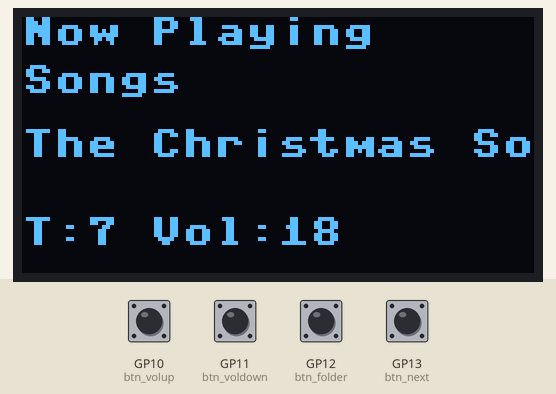
Bench run of a program on a simulated Raspberry Pi Pico running MicroPython. Shown: 128×64 one-colour display. Inputs (shaded band) come from the test bench; at power-on: GP10 (btn_volup), GP11 (btn_voldown), GP12 (btn_folder), GP13 (btn_next) HIGH. Random numbers come from a fixed seed; the MP3 player is not drawn; library files of the repository ran but are not shown: ssd1306.py; what the program prints to the serial console is not drawn.

Above: at 3.0 s.
3.1 s: GP12 (btn_folder) pulled LOW for 0.15 s
At 4.6 s:
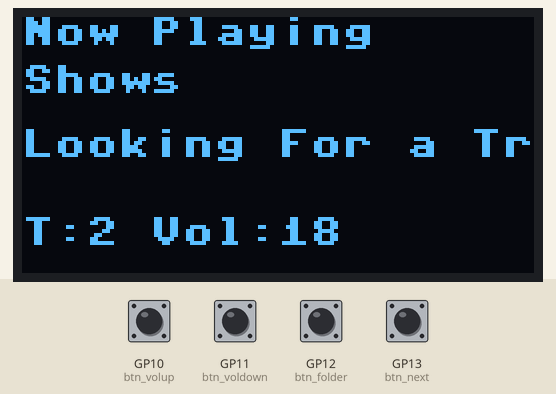
5.2 s: GP13 (btn_next) pulled LOW for 0.15 s
At 6.7 s:
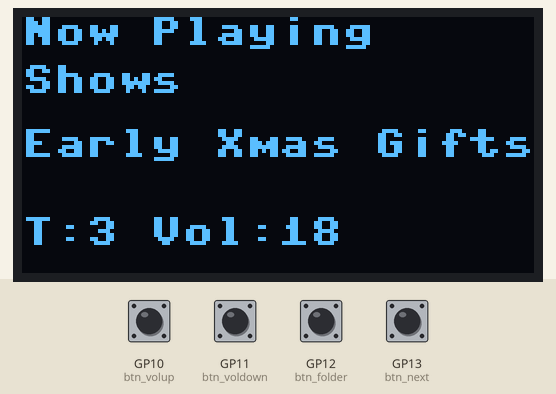
7.3 s: GP12 (btn_folder) pulled LOW for 1 s
At 9.6 s:
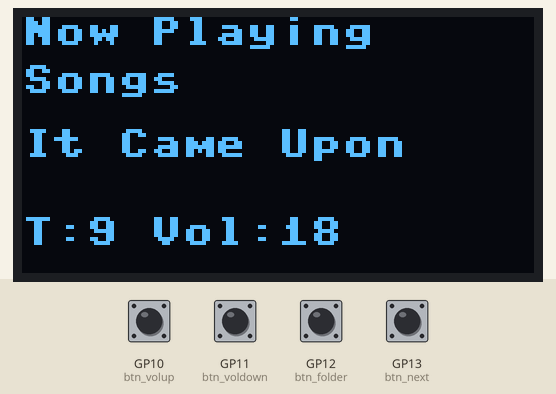
9.9 s: GP13 (btn_next) pulled LOW for 1 s
At 12.2 s:
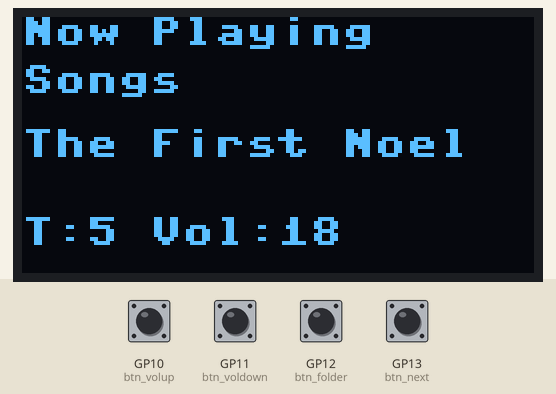
12.5 s: GP13 (btn_next) pulled LOW for 0.15 s
At 14.3 s:
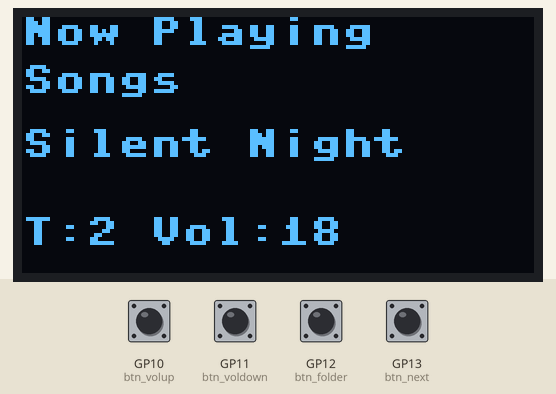
14.6 s: GP12 (btn_folder) pulled LOW for 1 s
At 16.1 s:
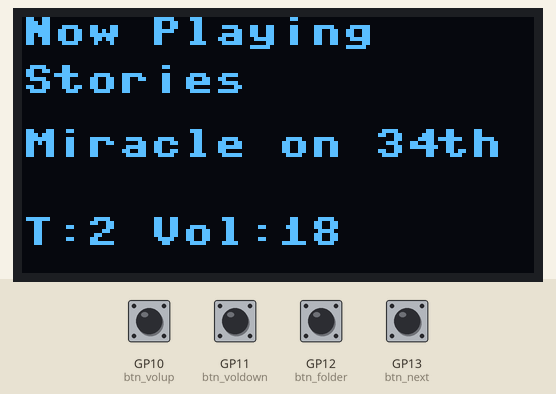
Timing chart, 0 to 17.6 s (numbered marks = the images above; inputs shaded):
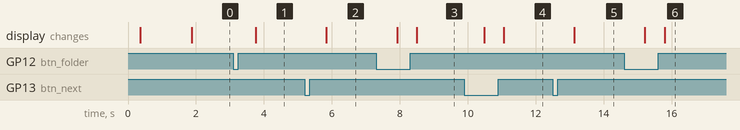

The program:

random_main.py
```python
# Christmas Radio House - Auto-play + OLED Display + Volume & Folder Buttons
# MicroPython version with folder support, shuffle playback, and safe button handling

from machine import Pin, I2C
import ssd1306, time
from dfplayer import DFPlayerMini
import machine, random

print("Boot reason:", machine.reset_cause())

# ======== CONFIGURATION ========
SCREEN_WIDTH = 128
SCREEN_HEIGHT = 64
OLED_ADDR = 0x3c

# I2C setup for OLED
I2C_SCL_PIN = 3
I2C_SDA_PIN = 2
I2C_FREQ = 400000
i2c = I2C(1, scl=Pin(I2C_SCL_PIN), sda=Pin(I2C_SDA_PIN), freq=I2C_FREQ)
oled = ssd1306.SSD1306_I2C(SCREEN_WIDTH, SCREEN_HEIGHT, i2c, addr=OLED_ADDR)

# DFPlayer setup
DF_TX = 4  # Pico TX → DFPlayer RX
DF_RX = 5  # Pico RX → DFPlayer TX
df = DFPlayerMini(1, DF_TX, DF_RX)
time.sleep(0.3)
df.stop()

# ======== BUTTON SETUP ========
btn_volup = Pin(10, Pin.IN, Pin.PULL_UP)
btn_voldown = Pin(11, Pin.IN, Pin.PULL_UP)
btn_folder = Pin(12, Pin.IN, Pin.PULL_UP)
btn_next = Pin(13, Pin.IN, Pin.PULL_UP)

def button_pressed(pin):
    if not pin.value():
        time.sleep(0.05)
        return not pin.value()
    return False

# ======== INITIALIZE ========
volume = 18
df.set_volume(volume)
oled.fill(0)
oled.text("Christmas Radio", 0, 10)
oled.text("Initializing...", 0, 30)
oled.show()
time.sleep(1.5)

# ======== CUSTOM SHUFFLE FUNCTION ========
def shuffle_list(lst):
    shuffled = lst[:]
    for i in range(len(shuffled) - 1, 0, -1):
        j = random.randint(0, i)
        shuffled[i], shuffled[j] = shuffled[j], shuffled[i]
    return shuffled

# ======== CONTENT ========
folders = {
    1: {"name": "Songs", "tracks": {
        1: {"title": "O Little Town", "duration": 97},
        2: {"title": "Silent Night", "duration": 187},
        3: {"title": "White Christmas", "duration": 93},
        4: {"title": "Oh Come All Ye", "duration": 132},
        5: {"title": "The First Noel", "duration": 149},
        6: {"title": "Joy To The World", "duration": 106},
        7: {"title": "The Christmas Song", "duration": 189},
        8: {"title": "Jingle Bells", "duration": 148},
        9: {"title": "It Came Upon", "duration": 87},
        10: {"title": "I'll Be Home", "duration": 180},
        11: {"title": "Silver Bells", "duration": 186},
    }},
    2: {"name": "Shows", "tracks": {
        1: {"title": "Walt Disney (1934)", "duration": 1790},
        2: {"title": "Looking For a Tree", "duration": 1756},
        3: {"title": "Early Xmas Gifts", "duration": 1763},
    }},
    3: {"name": "Stories", "tracks": {
        1: {"title": "A Wonderful Life", "duration": 3629},
        2: {"title": "Miracle on 34th", "duration": 3587},
    }}
}

current_folder = 1
current_track = 1

# ======== DISPLAY ========
def show_now_playing(folder_name, track_title, track_num):
    oled.fill(0)
    oled.text("Now Playing", 0, 0)
    oled.text(folder_name, 0, 12)
    oled.text(track_title[:18], 0, 28)
    oled.text(f"T:{track_num} Vol:{volume}", 0, 50)
    oled.show()

# ======== MAIN LOOP ========
while True:
    folder = folders[current_folder]
    folder_name = folder["name"]
    tracks = folder["tracks"]
    track_nums = list(tracks.keys())

    # Shuffle once when entering a folder
    shuffled_tracks = shuffle_list(track_nums)
    current_index = 0
    print(f"Entered folder {current_folder}: {folder_name}, shuffled order {shuffled_tracks}")

    while True:
        track_num = shuffled_tracks[current_index]
        info = tracks[track_num]
        track_title = info["title"]
        duration = info["duration"]

        show_now_playing(folder_name, track_title, track_num)
        df.play(current_folder, track_num)
        print(f"Playing folder {current_folder} - track {track_num}: {track_title} ({duration}s)")

        restart_folder = False
        next_track = False

        for _ in range(duration * 10):  # 0.1s interval
            # --- Volume Up ---
            if button_pressed(btn_volup):
                if volume < 30:
                    volume += 1
                    df.set_volume(volume)
                    show_now_playing(folder_name, track_title, track_num)
                    print(f"Volume increased to {volume}")
                time.sleep(0.1)

            # --- Volume Down ---
            if button_pressed(btn_voldown):
                if volume > 0:
                    volume -= 1
                    df.set_volume(volume)
                    show_now_playing(folder_name, track_title, track_num)
                    print(f"Volume decreased to {volume}")
                time.sleep(0.1)

            # --- Folder Change ---
            if button_pressed(btn_folder):
                current_folder += 1
                if current_folder > len(folders):
                    current_folder = 1
                print(f"Switched to folder {current_folder}: {folders[current_folder]['name']}")
                df.stop()
                restart_folder = True
                break

            # --- Next Button ---
            if button_pressed(btn_next):
                df.stop()
                next_track = True
                break

            time.sleep(0.1)

        df.stop()
        time.sleep(0.5)

        if restart_folder:
            break  # exit to outer loop (new folder will be initialized)

        if next_track or _ >= duration * 10 - 1:
            # Advance through shuffled order
            current_index += 1
            if current_index >= len(shuffled_tracks):
                # Reached end of playlist — reshuffle for new pass
                shuffled_tracks = shuffle_list(track_nums)
                current_index = 0
                print(f"Reshuffled folder {current_folder}: {shuffled_tracks}")
```

Measured:
- after the input at 3.1 s, the display: changes after 0.66 s (image 1)
- after the input at 5.2 s, the display: changes after 0.64 s (image 2)
- after the input at 7.3 s, the display: first changes after 0.62 s (image 3 shows a later state)
- after the input at 9.9 s, the display: first changes after 0.58 s (image 4 shows a later state)
- after the input at 12.5 s, the display: changes after 0.63 s (image 5)
- after the input at 14.6 s, the display: first changes after 0.62 s (image 6 shows a later state)
